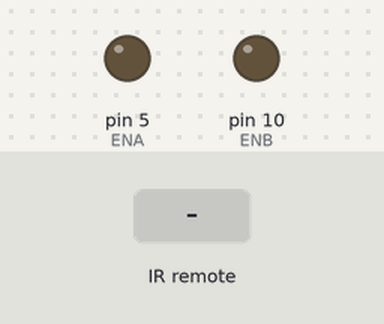
A sketch run on a simulated Arduino Uno, built with avr-gcc and run on an emulated ATmega328P. Parts: output pins drawn as LEDs (lit = HIGH). Inputs (shaded band) come from the test bench.

Above: at 1.2 s.
1.3 s: infrared code 0xFF629D received
At 1.9 s:
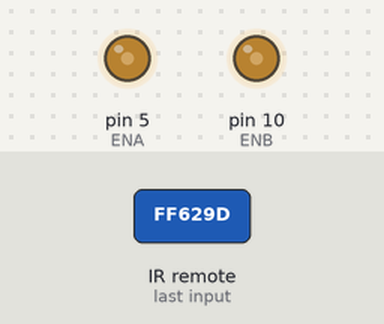
Timing chart, 0 to 4.3 s (numbered marks = the images above; inputs shaded):
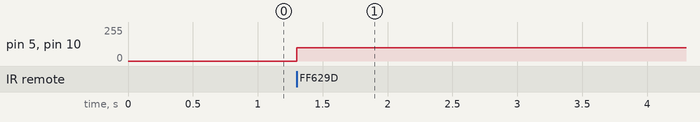

Measured:
- after the input at 1.3 s, pin 5 (ENA), pin 10 (ENB): 0/255 → 100/255 at once

The sketch:

pylt.ino
```cpp
#include "IRremote.h"

IRrecv irrecv(12); // указываем вывод, к которому подключен приемник

decode_results results;

int IN1=2;
int IN2=4;
int IN3=7;
int IN4=8;
int ENA=5;
int ENB=10;

void setup() {
irrecv.enableIRIn(); // запускаем прием
}

void loop() {
if ( irrecv.decode( &results )) { // если данные пришли
switch ( results.value ) {
case 0xFF629D:
 digitalWrite(IN1,HIGH);
 digitalWrite(IN2,LOW);
 analogWrite(ENA,100);
 digitalWrite(IN3,LOW);
 digitalWrite(IN4,HIGH);
 analogWrite(ENB,100);
break;
case 0xFFA857:
 digitalWrite(IN1,LOW);
 digitalWrite(IN2,HIGH);
 analogWrite(ENA,100);
 digitalWrite(IN3,HIGH);
 digitalWrite(IN4,LOW);
 analogWrite(ENB,100);
break;
}
irrecv.resume(); // принимаем следующую команду
}
}
```
